Frame 1 (no input): blank canvas, image omitted
Frame 60 (the mouse pressed at the canvas centre just before this capture): blank canvas, image omitted
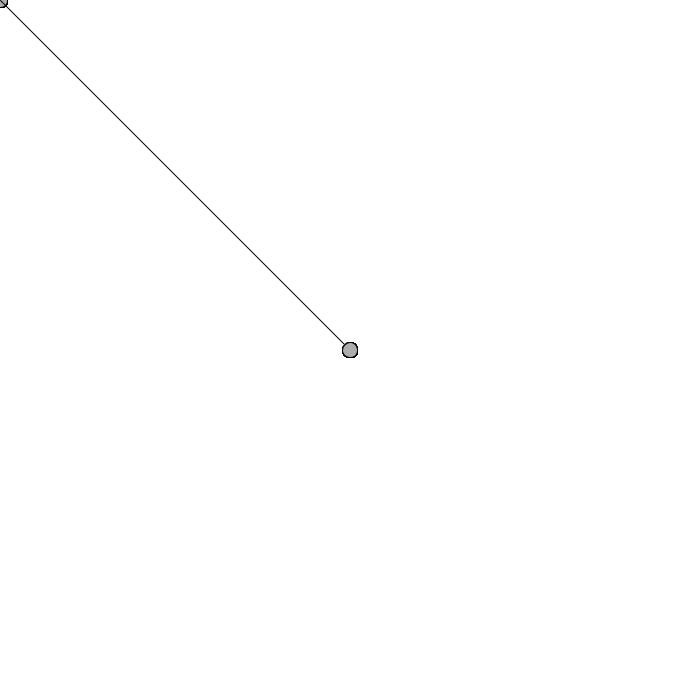
Frame 120 (the mouse held since frame 60 and released just before this capture)

The Processing sketch whose frames 1 and 60 were blank and that drew this single picture after the mouse press (run headless with seeded random() and noise(); from frame 60 on, the mouse is pressed at the canvas centre):

// Processing sketch: Week_2_Day_2
// ── Week_2_Day_2.pde
void setup() {
  size(700,700);
  background(255);
}

void draw() {
//line before ellipse creates multiple lines and dots
  fill(173);
  //stroke(124, 52, 79);
  line(mouseX, mouseY, pmouseX, pmouseY);
  ellipse(mouseX, mouseY, 15, 15);
}

//void mousePressed() {
  
